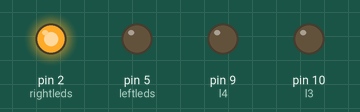
Bench run of a sketch on a simulated Arduino Uno, built with avr-gcc and run on an emulated ATmega328P. Parts: output pins drawn as LEDs (lit = HIGH). Pins used as bus, display or sensor lines are not drawn.

Above: at 0.1 s.
At 3.1 s:
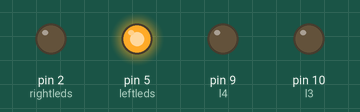
At 16.6 s:
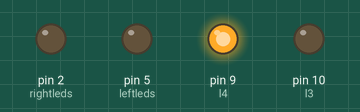
At 28.1 s:
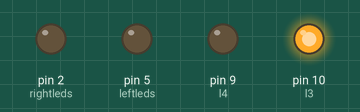
At 38.1 s:
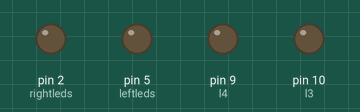
At 39.75 s:
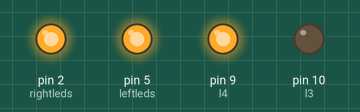
Timing chart, 0 to 40.0 s (numbered marks = the images above):
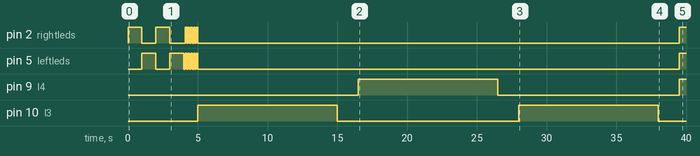

Measured:
- by itself, pin 2 (rightleds): LOW → HIGH at 0.00 s, → LOW 1.0 s later, → HIGH 1.0 s later, → LOW 1.0 s later, … (15 changes in this stretch)
- by itself, pin 5 (leftleds): goes HIGH 1.0 s, LOW 1.0 s, HIGH 1.0 s, 5 × (LOW 0.10 s, HIGH 0.10 s), LOW 34.5 s, then HIGH
- by itself, pin 9 (l4): LOW → HIGH at 16.5 s, → LOW 10.0 s later, → HIGH 13.0 s later
- by itself, pin 10 (l3): alternates HIGH for 10.0 s and LOW for 13.0 s

The sketch:

FinalMotor.ino
```cpp
/*
  2 H-Bridge Motors with 2 Sets of LEDS for Car
  Karnbir Saini, Aishwarya Jha
  TEJ3M (Grade 11 Sem 2 Summative)
  June 2019
*/

// assigning variables for motors (r1/r2 for right, l3/l4 for left) and LEDs to Arduino pins:
int r1 = 12;
int r2 = 11;
int l3 = 10;
int l4 = 9;
int leftleds = 5;
int rightleds = 2;

// the setup routine runs when the reset button is pressed:
void setup() {
// initializes the digital pins as outputs.
  pinMode(r1, OUTPUT);
  pinMode(r2, OUTPUT);
  pinMode(l3, OUTPUT);
  pinMode(l4, OUTPUT);
  pinMode(leftleds, OUTPUT);
  pinMode(rightleds, OUTPUT);
}

void leftOn() {
// turns the left LEDs on by turning on current
  digitalWrite(leftleds, HIGH);
}

void leftOff() {
// turns the left LEDs off by turning off current
  digitalWrite(leftleds, LOW);
}

void rightOn() {
// turns the right LEDs on by turning on current
  digitalWrite(rightleds, HIGH);
}

void rightOff() {
// turns the right LEDs off by turning off current
  digitalWrite(rightleds, LOW);
}

void ledsOff() {
// turns both LEDS off by running the functions described earlier
  leftOff();
  rightOff();
}

void ledsOn() {
// turns both LEDS on by running the functions described earlier
  leftOn();
  rightOn();
}

void indBlink() {
// blinks each set of LEDs individually using functions (right turns on, then left turns on with a delay of 1 second between each)
  rightOn();
  leftOff();
  delay(1000);
  leftOn();
  rightOff();
  delay(1000);
}

void allBlink() {
// turns all of the LEDs on and off with a 0.1 second delay between each
  ledsOff();
  delay(100);
  ledsOn();
  delay(100);
}

void blink() {
// runs multiple of the earlier functions described earlier (2 indBlinks and 5 allBlinks)
  indBlink();
  indBlink();
  allBlink();
  allBlink();
  allBlink();
  allBlink();
  allBlink();
}

void forward() {
// moves the car forward by turning both wheels forward
  digitalWrite(r1, HIGH);
  digitalWrite(r2, LOW);
  digitalWrite(l3, HIGH);
  digitalWrite(l4, LOW);
}

void backward() {
// moves the car backward by turning both wheels backward
  digitalWrite(r1, LOW);
  digitalWrite(r2, HIGH);
  digitalWrite(l3, LOW);
  digitalWrite(l4, HIGH);
}

void rightTurn() {
// turns the car right by turning left wheel forward and right wheel backward
  digitalWrite(r1, LOW);
  digitalWrite(r2, HIGH);
  digitalWrite(l3, HIGH);
  digitalWrite(l4, LOW);
}

void leftTurn() {
// turns the car left by turning right wheel forward and left wheel backward
  digitalWrite(r1, HIGH);
  digitalWrite(r2, LOW);
  digitalWrite(l3, LOW);
  digitalWrite(l4, HIGH);
}

void motorsOff() {
// turns both motors off by blocking current from flowing
  digitalWrite(r1, LOW);
  digitalWrite(r2, LOW);
  digitalWrite(l3, LOW);
  digitalWrite(l4, LOW);
}

/*
the loop routine runs over and over again forever:
order of events:
The car runs blink routine (listed earlier) and then turns LEDs off
The car moves forward for 10 seconds and stops for 1.5 seconds
The car turns left for 10 seconds and stops for 1.5 seconds
The car turns right for 10 seconds and stops for 1.5 seconds
The car moves backwards for 10 seconds with the LEDs on to indicate reversing
The car turns LEDs and motors off and then loops back to the beginning
*/

void loop() {
  blink();
  ledsOff();
  forward();
  delay(10000);
  motorsOff();
  delay(1500);
  leftTurn();
  delay(10000);
  motorsOff();
  delay(1500);
  rightTurn();
  delay(10000);
  motorsOff();
  delay(1500);
  backward();
  ledsOn();
  delay(10000);
  ledsOff();
  motorsOff();
  }
```
